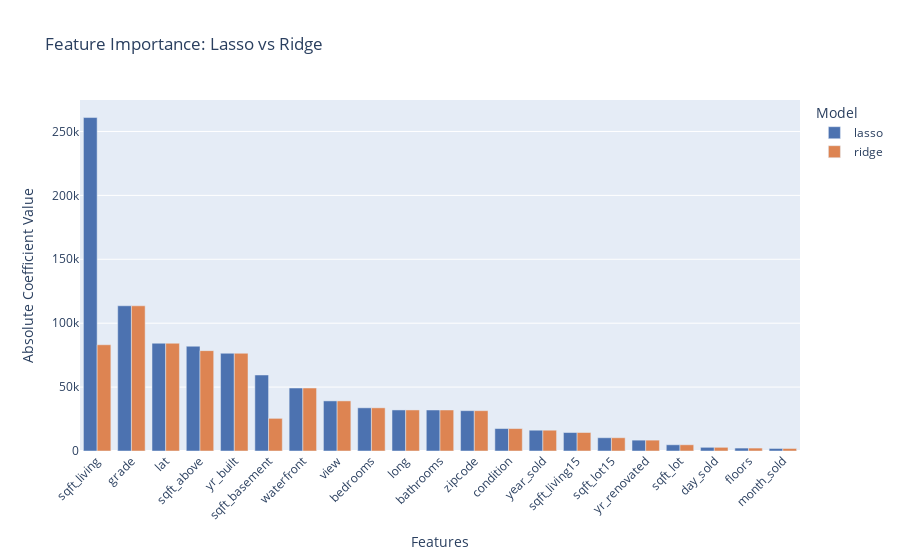

The cell this chart's notebook holds for it:
### Code cell
import pandas as pd
import plotly.express as px

# Fix formating of the dataframe for plotting
df_melted = feature_importance.melt(id_vars='index', 
                     value_vars=['lasso', 'ridge'],
                     var_name='Model', 
                     value_name='Coefficient')

# Create a interactive bar plot
fig = px.bar(df_melted.sort_values("Coefficient", ascending=False), 
             x='index', 
             y='Coefficient', 
             color='Model',          
             barmode='group',        # side-by-side, not stacked
            color_discrete_map={
                 'lasso': '#4c72b0', 
                 'ridge': '#dd8452'},
             title='Feature Importance: Lasso vs Ridge')

# 3. Rotate x-axis labels
fig.update_layout(
    xaxis_tickangle=-45,
    xaxis_title='Features',
    yaxis_title='Absolute Coefficient Value'
)

fig.show()

### Figure 1 — Plotly figure (JSON) as saved in the notebook; plotly's stock layout.template omitted (floating-point values rounded to 4 significant figures)
{"data": [{"alignmentgroup": "True", "hovertemplate": "Model=lasso<br>index=%{x}<br>Coefficient=%{y}<extra></extra>", "legendgroup": "lasso", "marker": {"color": "#4c72b0", "pattern": {"shape": ""}}, "name": "lasso", "offsetgroup": "lasso", "orientation": "v", "showlegend": true, "textposition": "auto", "type": "bar", "x": ["sqft_living", "grade", "lat", "sqft_above", "yr_built", "sqft_basement", "waterfront", "view", "bedrooms", "long", "bathrooms", "zipcode", "condition", "year_sold", "sqft_living15", "sqft_lot15", "yr_renovated", "sqft_lot", "day_sold", "floors", "month_sold"], "xaxis": "x", "y": [260900.0, 113600.0, 84320.0, 81990.0, 76480.0, 59470.0, 49270.0, 39200.0, 33790.0, 32120.0, 32080.0, 31560.0, 17560.0, 16270.0, 14460.0, 10390.0, 8500.0, 4863.0, 2880.0, 2293.0, 1980.0], "yaxis": "y"}, {"alignmentgroup": "True", "hovertemplate": "Model=ridge<br>index=%{x}<br>Coefficient=%{y}<extra></extra>", "legendgroup": "ridge", "marker": {"color": "#dd8452", "pattern": {"shape": ""}}, "name": "ridge", "offsetgroup": "ridge", "orientation": "v", "showlegend": true, "textposition": "auto", "type": "bar", "x": ["grade", "lat", "sqft_living", "sqft_above", "yr_built", "waterfront", "view", "bedrooms", "long", "bathrooms", "zipcode", "sqft_basement", "condition", "year_sold", "sqft_living15", "sqft_lot15", "yr_renovated", "sqft_lot", "day_sold", "floors", "month_sold"], "xaxis": "x", "y": [113600.0, 84310.0, 83120.0, 78520.0, 76470.0, 49270.0, 39200.0, 33780.0, 32120.0, 32090.0, 31550.0, 25540.0, 17560.0, 16270.0, 14480.0, 10390.0, 8504.0, 4866.0, 2881.0, 2296.0, 1982.0], "yaxis": "y"}], "layout": {"barmode": "group", "legend": {"title": {"text": "Model"}, "tracegroupgap": 0}, "title": {"text": "Feature Importance: Lasso vs Ridge"}, "xaxis": {"anchor": "y", "domain": [0, 1], "tickangle": -45, "title": {"text": "Features"}}, "yaxis": {"anchor": "x", "domain": [0, 1], "title": {"text": "Absolute Coefficient Value"}}}}
